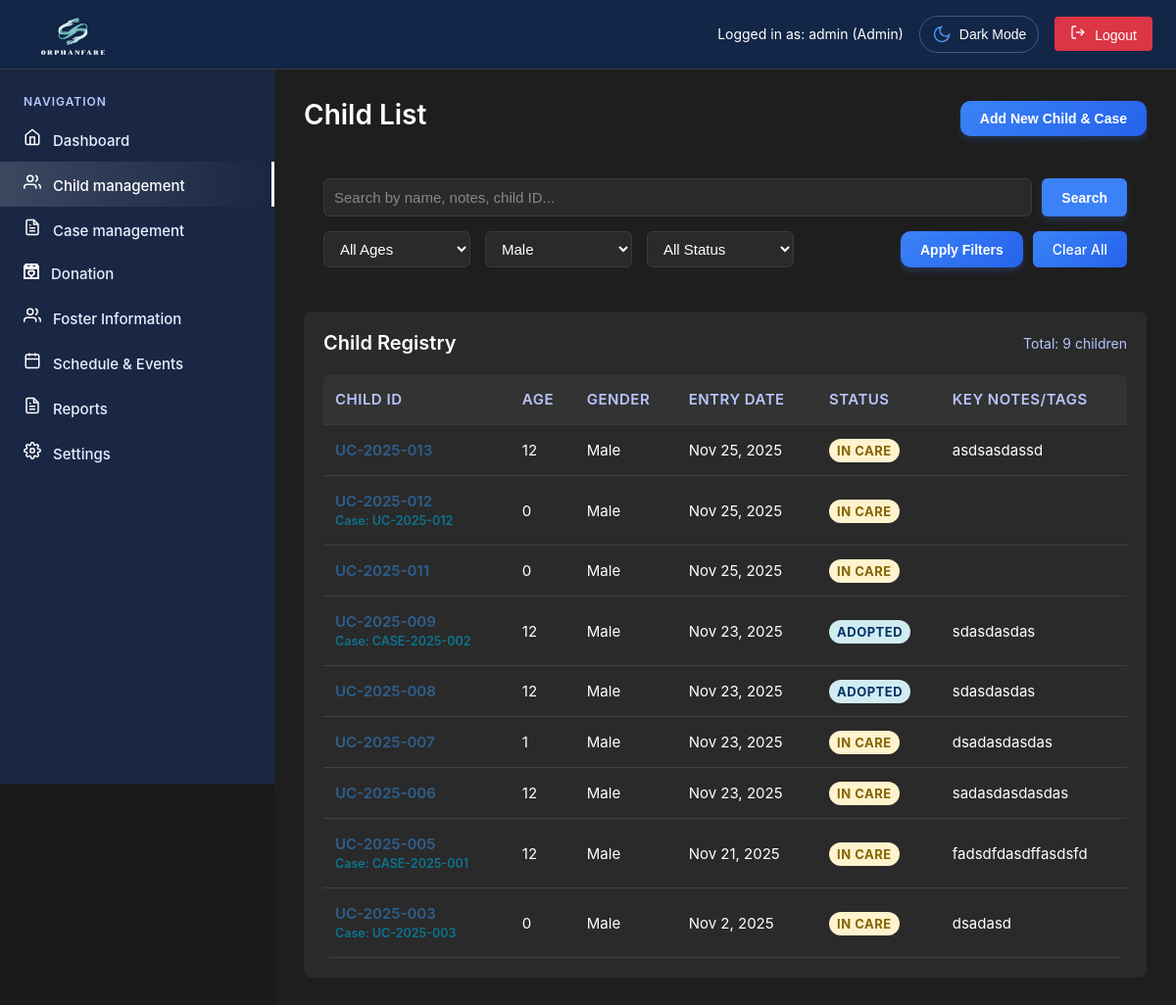
Screenshot of /admin/child-management.php?gender_filter=Male (signed in) with the database file from the repository.
### tables this page shows
CREATE TABLE `users` (
  `id` int(11) NOT NULL,
  `username` varchar(50) NOT NULL,
  `email` varchar(100) NOT NULL,
  `password` varchar(255) NOT NULL,
  `role` enum('super_admin','admin','user','Social Worker','Social Welfare Assistant') DEFAULT 'user',
  `status` enum('active','inactive','pending') DEFAULT 'pending',
  `created_at` timestamp NOT NULL DEFAULT current_timestamp(),
  `updated_at` timestamp NOT NULL DEFAULT current_timestamp() ON UPDATE current_timestamp(),
  `two_factor_secret` varchar(32) DEFAULT NULL,
  `two_factor_enabled` tinyint(1) DEFAULT 0,
  `two_factor_verified` tinyint(1) DEFAULT 0,
  `two_factor_backup_codes` text DEFAULT NULL,
  `last_login` timestamp NULL DEFAULT NULL,
  `last_password_change` timestamp NOT NULL DEFAULT current_timestamp(),
  `failed_attempts` int(11) DEFAULT 0,
  `account_locked` tinyint(1) DEFAULT 0,
  `is_active` tinyint(1) DEFAULT 1
);

CREATE TABLE `children` (
  `id` int(11) NOT NULL,
  `child_id` varchar(20) NOT NULL,
  `name` varchar(100) NOT NULL,
  `age` int(11) NOT NULL,
  `gender` enum('Male','Female') NOT NULL,
  `date_of_birth` date DEFAULT NULL,
  `entry_date` date NOT NULL,
  `status` enum('Adoptable','Adopted','In Care','Reintegrated') DEFAULT 'In Care',
  `address` text DEFAULT NULL,
  `civil_status` varchar(50) DEFAULT NULL,
  `birth_place` varchar(255) DEFAULT NULL,
  `educational_attainment` varchar(100) DEFAULT NULL,
  `occupation` varchar(100) DEFAULT NULL,
  `monthly_income` varchar(50) DEFAULT NULL,
  `religion` varchar(100) DEFAULT NULL,
  `family_composition` text DEFAULT NULL,
  `problem_presented` text DEFAULT NULL,
  `assessment_recommendation` text DEFAULT NULL,
  `health_status` varchar(100) DEFAULT 'Good',
  `allergies` text DEFAULT NULL,
  `emergency_contact` varchar(100) DEFAULT NULL,
  `contact_phone` varchar(20) DEFAULT NULL,
  `problem_description` text DEFAULT NULL,
  `notes` text DEFAULT NULL,
  `photo_path` varchar(255) DEFAULT NULL,
  `created_at` timestamp NOT NULL DEFAULT current_timestamp(),
  `updated_at` timestamp NOT NULL DEFAULT current_timestamp() ON UPDATE current_timestamp(),
  `linked_case_id` varchar(20) DEFAULT NULL,
  `created_by` int(11) DEFAULT NULL,
  `cf_educational_level` varchar(100) DEFAULT NULL,
  `cf_religion` varchar(50) DEFAULT NULL,
  `cf_special_needs` text DEFAULT NULL,
  `cf_hobbies` text DEFAULT NULL,
  `cf_school_name` varchar(255) DEFAULT NULL,
  `cf_grade_level` varchar(50) DEFAULT NULL,
  `cf_favorite_color` text DEFAULT NULL
);

### admin/includes/auth.php (called while the page is built, shortened)
<?php
function getCurrentUser() {
    return [
        'id' => $_SESSION['user_id'] ?? 1,
        'username' => $_SESSION['username'] ?? 'Admin',
        'email' => $_SESSION['email'] ?? 'admin@orphanfare.com',
        'role' => $_SESSION['role'] ?? 'admin'
    ];
}
function formatDate($date) {
    return date('M j, Y', strtotime($date));
}
?>

### admin/includes/permissions.php (called while the page is built, shortened)
<?php
class PermissionManager {
    private $conn;
    private $role;
    private $is_pdo = false;
    public function __construct($conn, $role, $user_id) {
        $this->conn = $conn;
        $this->role = $role;
        $this->is_pdo = $conn instanceof PDO;
    }
    public function hasPermission($module, $action) {
        if ($this->is_pdo) {
            $sql = "SELECT can_view, can_edit, can_delete, can_create
                    FROM permissions
                    WHERE role = ? AND module = ?";
            $stmt = $this->conn->prepare($sql);
            $stmt->execute([$this->role, $module]);
            $permission = $stmt->fetch(PDO::FETCH_ASSOC);
        }
        if ($permission) {
            switch ($action) {
                case 'view': return (bool)$permission['can_view'];
                case 'edit': return (bool)$permission['can_edit'];
                case 'delete': return (bool)$permission['can_delete'];
                case 'create': return (bool)$permission['can_create'];
            }
        }
        return false;
    }
}
function showMenuItem($permissionManager, $module) {
    return $permissionManager->hasPermission($module, 'view');
}
?>

### admin/child-management.php (the view, shortened to what this page needs)
<?php
require_once 'includes/header.php';
function getStatusBadgeClass($status) {
    switch ($status) {
        case 'Adopted': return 'status-approved';
        case 'In Care': return 'status-progress';
    }
}
$whereClause = "WHERE 1=1";
$params = [];
if (isset($_GET['gender_filter']) && !empty($_GET['gender_filter'])) {
    $whereClause .= " AND gender = ?";
    $params[] = $_GET['gender_filter'];
}
$children = [];
try {
    $stmt = $pdo->prepare("SELECT * FROM children $whereClause ORDER BY created_at DESC");
    $stmt->execute($params);
    $children = $stmt->fetchAll();
} catch (Exception $e) {
    $children = [];
}
$totalChildren = count($children);
$canCreate = $permissionManager->hasPermission('child_management', 'create');
$canEdit = $permissionManager->hasPermission('child_management', 'edit');
?>
<main class="main-content">
    <div class="page-header">
        <h1 class="page-title">Child List
        </h1>
        <?php if ($canCreate): ?>
            <button class="btn btn-primary" onclick="window.location.href='unified-registration.php'">Add New Child & Case</button>
        <?php else: ?>
            <button class="btn btn-secondary" disabled title="No permission to create children">Add New Child & Case</button>
        <?php endif; ?>
    </div>
    <form method="GET" class="search-filters-container">
        <div class="search-section">
            <input type="text" class="search-input" name="search" placeholder="Search by name, notes, child ID..."
                value="<?php echo htmlspecialchars($_GET['search'] ?? ''); ?>">
            <button type="submit" class="search-btn">Search</button>
        </div>
        <div class="filters-section">
            <div class="filter-group">
                <select class="filter-select" name="age_filter">
                    <option value="">All Ages</option>
                </select>
            </div>
            <div class="filter-group">
                <select class="filter-select" name="gender_filter">
                    <option value="Male" <?php echo ($_GET['gender_filter'] ?? '') === 'Male' ? 'selected' : ''; ?>>Male</option>
                </select>
            </div>
            <div class="filter-group">
                <select class="filter-select" name="status_filter">
                    <option value="">All Status</option>
                </select>
            </div>
            <div class="filter-actions">
                <button type="submit" class="btn btn-primary">Apply Filters</button>
                <?php if (!empty($_GET['search']) || !empty($_GET['age_filter']) || !empty($_GET['gender_filter']) || !empty($_GET['status_filter'])): ?>
                <a href="child-management.php" class="btn btn-secondary">Clear All</a>
                <?php endif; ?>
            </div>
        </div>
    </form>
    <div class="registry-section">
        <div class="registry-header">
            <h2 class="registry-title">Child Registry</h2>
            <span class="total-count">Total: <?php echo $totalChildren; ?> children</span>
        </div>
        <table class="foster-table">
            <thead>
                <tr>
                    <th>Child ID</th>
                    <th>Age</th>
                    <th>Gender</th>
                    <th>Entry Date</th>
                    <th>Status</th>
                    <th>Key Notes/Tags</th>
                </tr>
            </thead>
            <tbody>
                <?php foreach ($children as $child): ?>
                <tr>
                    <td class="foster-id clickable-id"
                        <?php if ($canEdit): ?>onclick="showChildDetails('<?php echo htmlspecialchars($child['child_id']); ?>')" style="cursor: pointer; color: #2d5f8d;"<?php else: ?>style="cursor: not-allowed; color: #cccccc;"<?php endif; ?>>
                        <?php echo htmlspecialchars($child['child_id']); ?>
                        <?php if ($child['linked_case_id']): ?>
                        <br><small style="color: #0E7490;">Case: <?php echo htmlspecialchars($child['linked_case_id']); ?></small>
                        <?php endif; ?>
                    </td>
                    <td><?php echo htmlspecialchars($child['age']); ?></td>
                    <td><?php echo htmlspecialchars($child['gender']); ?></td>
                    <td><?php echo formatDate($child['entry_date'] ?? $child['created_at']); ?></td>
                    <td><span class="status-badge <?php echo getStatusBadgeClass($child['status']); ?>">
                        <?php echo htmlspecialchars($child['status']); ?>
                    </span></td>
                    <td class="notes-cell"><?php echo htmlspecialchars($child['notes'] ?? 'No notes'); ?></td>
                </tr>
                <?php endforeach; ?>
            </tbody>
        </table>
    </div>
</main>
<?php require_once 'includes/footer.php'; ?>

### admin/includes/header.php (shortened to what this page needs)
<?php
require_once '../config/database.php';
require_once 'auth.php';
$currentUser = getCurrentUser();
try {
    $stmt = $pdo->prepare("SELECT role FROM users WHERE id = ?");
    $stmt->execute([$currentUser['id']]);
    $dbUser = $stmt->fetch(PDO::FETCH_ASSOC);
    if ($dbUser && $dbUser['role']) {
        $currentUser = getCurrentUser();
    }
} catch (Exception $e) {
}
require_once 'permissions.php';
$permissionManager = new PermissionManager($pdo, $currentUser['role'], $currentUser['id']);
?>
<!DOCTYPE html>
<html lang="en">
<head>
    <link rel="stylesheet" href="../css/common.css">
    <link rel="stylesheet" href="../css/admin.css">
</head>
<body>
    <div class="dashboard-container">
        <div class="top-header">
            <img src="../img/logo-system.jpg" alt="Orphanfare Logo" class="logo-image">
            <div class="user-info">
                <span class="user-status">Logged in as: <?php echo htmlspecialchars($currentUser['username'] ?? 'Admin'); ?> (<?php
                    $roleDisplay = match($currentUser['role']) {
                        'super_admin' => 'Super Admin',
                        'admin' => 'Admin',
                        'Social Worker' => 'Social Worker',
                        'Social Welfare Assistant' => 'Social Welfare Assistant',
                        default => ucfirst($currentUser['role'])
                    };
                    echo htmlspecialchars($roleDisplay);
                ?>)</span>
                <button id="themeToggle" class="theme-toggle">
                    <span class="theme-icon">
                        <svg width="20" height="20" viewBox="0 0 24 24" fill="none" stroke="#4a90e2" stroke-width="2" class="moon-icon">
                            <path d="M21 12.79A9 9 0 1 1 11.21 3 7 7 0 0 0 21 12.79z"/>
                        </svg>
                    </span>
                    <span class="text">Dark Mode</span>
                </button>
                <button class="logout-btn" onclick="logout()">
                    <svg width="16" height="16" viewBox="0 0 24 24" fill="none" stroke="currentColor" stroke-width="2" style="margin-right: 5px;">
                        <path d="M9 21H5a2 2 0 0 1-2-2V5a2 2 0 0 1 2-2h4"/>
                        <polyline points="16 17 21 12 16 7"/>
                        <line x1="21" y1="12" x2="9" y2="12"/>
                    </svg>
                    Logout
                </button>
            </div>
        </div>
        <div class="sidebar">
            <div class="nav-section">
                <div class="nav-title">NAVIGATION</div>
                <?php if (showMenuItem($permissionManager, 'dashboard')): ?>
                    <a href="dashboard.php" class="nav-item <?php echo basename($_SERVER['PHP_SELF']) == 'dashboard.php' ? 'active' : ''; ?>">
                        <svg width="18" height="18" viewBox="0 0 24 24" fill="none" stroke="white" stroke-width="2" style="margin-right: 8px;">
                            <path d="m3 9 9-7 9 7v11a2 2 0 0 1-2 2H5a2 2 0 0 1-2-2z"/>
                            <polyline points="9 22 9 12 15 12 15 22"/>
                        </svg>
                        Dashboard
                    </a>
                <?php endif; ?>
                <?php if (showMenuItem($permissionManager, 'child_management')): ?>
                    <a href="child-management.php" class="nav-item <?php echo basename($_SERVER['PHP_SELF']) == 'child-management.php' ? 'active' : ''; ?>">
                        <svg width="18" height="18" viewBox="0 0 24 24" fill="none" stroke="white" stroke-width="2" style="margin-right: 8px;">
                            <path d="M17 21v-2a4 4 0 0 0-4-4H5a4 4 0 0 0-4 4v2"/>
                            <circle cx="9" cy="7" r="4"/>
                            <path d="M23 21v-2a4 4 0 0 0-3-3.87"/>
                            <path d="M16 3.13a4 4 0 0 1 0 7.75"/>
                        </svg>
                        Child management
                    </a>
                <?php endif; ?>
                <?php if (showMenuItem($permissionManager, 'case_management')): ?>
                    <a href="case-management.php" class="nav-item <?php echo basename($_SERVER['PHP_SELF']) == 'case-management.php' ? 'active' : ''; ?>">
                        Case management
                    </a>
                <?php endif; ?>
                <?php if (showMenuItem($permissionManager, 'donation')): ?>
                    <a href="donation.php" class="nav-item <?php echo basename($_SERVER['PHP_SELF']) == 'donation.php' ? 'active' : ''; ?>">
                        Donation
                    </a>
                <?php endif; ?>
                <?php if (showMenuItem($permissionManager, 'foster_info')): ?>
                    <a href="foster-info.php" class="nav-item <?php echo basename($_SERVER['PHP_SELF']) == 'foster-info.php' ? 'active' : ''; ?>">
                        <svg width="18" height="18" viewBox="0 0 24 24" fill="none" stroke="white" stroke-width="2" style="margin-right: 8px;">
                            <path d="M17 21v-2a4 4 0 0 0-4-4H5a4 4 0 0 0-4 4v2"/>
                            <circle cx="9" cy="7" r="4"/>
                            <path d="M23 21v-2a4 4 0 0 0-3-3.87"/>
                            <path d="M16 3.13a4 4 0 0 1 0 7.75"/>
                        </svg>
                        Foster Information
                    </a>
                <?php endif; ?>
                <?php if (showMenuItem($permissionManager, 'schedule')): ?>
                    <a href="schedule.php" class="nav-item <?php echo basename($_SERVER['PHP_SELF']) == 'schedule.php' ? 'active' : ''; ?>">
                        <svg width="18" height="18" viewBox="0 0 24 24" fill="none" stroke="white" stroke-width="2" style="margin-right: 8px;">
                            <rect x="3" y="4" width="18" height="18" rx="2" ry="2"/>
                            <line x1="16" y1="2" x2="16" y2="6"/>
                            <line x1="8" y1="2" x2="8" y2="6"/>
                            <line x1="3" y1="10" x2="21" y2="10"/>
                        </svg>
                        Schedule & Events
                    </a>
                <?php endif; ?>
                <?php if (showMenuItem($permissionManager, 'reports')): ?>
                    <a href="reports.php" class="nav-item <?php echo basename($_SERVER['PHP_SELF']) == 'reports.php' ? 'active' : ''; ?>">
                        Reports
                    </a>
                <?php endif; ?>
                <?php if (showMenuItem($permissionManager, 'settings')): ?>
                    <a href="settings.php" class="nav-item <?php echo basename($_SERVER['PHP_SELF']) == 'settings.php' ? 'active' : ''; ?>">
                        Settings
                    </a>
                <?php endif; ?>
            </div>
        </div>

### rows the page displays
users: role "admin", role "Admin"
children: child "UC-2025-013", age "12", gender "Male", entry_date "Nov 25, 2025", status "IN CARE", notes "asdsasdassd"
children: child "UC-2025-012", linked_case "UC-2025-012", age "0", gender "Male", entry_date "Nov 25, 2025", status "IN CARE"
children: child "UC-2025-011", age "0", gender "Male", entry_date "Nov 25, 2025", status "IN CARE"
children: child "UC-2025-009", linked_case "CASE-2025-002", age "12", gender "Male", entry_date "Nov 23, 2025", status "ADOPTED", notes "sdasdasdas"
children: child "UC-2025-008", age "12", gender "Male", entry_date "Nov 23, 2025", status "ADOPTED", notes "sdasdasdas"
children: child "UC-2025-007", age "1", gender "Male", entry_date "Nov 23, 2025", status "IN CARE", notes "dsadasdasdas"
children: child "UC-2025-006", age "12", gender "Male", entry_date "Nov 23, 2025", status "IN CARE", notes "sadasdasdasdas"
children: child "UC-2025-005", linked_case "CASE-2025-001", age "12", gender "Male", entry_date "Nov 21, 2025", status "IN CARE", notes "fadsdfdasdffasdsfd"
children: child "UC-2025-003", linked_case "UC-2025-003", age "0", gender "Male", entry_date "Nov 2, 2025", status "IN CARE", notes "dsadasd"

### other values shown
$totalChildren "9"
